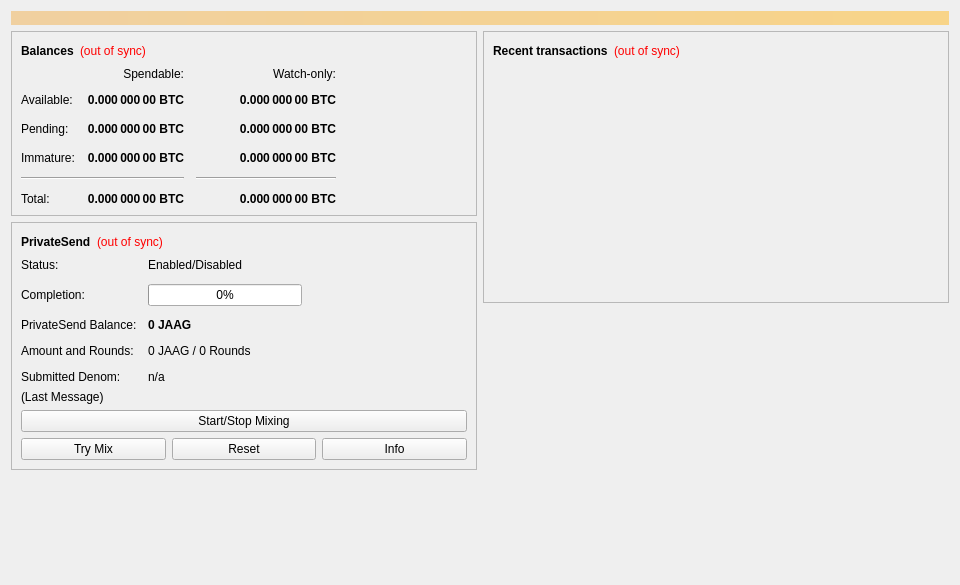
<?xml version="1.0" encoding="UTF-8"?>
<ui version="4.0">
 <class>OverviewPage</class>
 <widget class="QWidget" name="OverviewPage">
  <property name="geometry">
   <rect>
    <x>0</x>
    <y>0</y>
    <width>960</width>
    <height>585</height>
   </rect>
  </property>
  <property name="minimumSize">
   <size>
    <width>960</width>
    <height>0</height>
   </size>
  </property>
  <property name="windowTitle">
   <string>Form</string>
  </property>
  <layout class="QVBoxLayout" name="topLayout">
   <item>
    <widget class="QLabel" name="labelAlerts">
     <property name="visible">
      <bool>false</bool>
     </property>
     <property name="styleSheet">
      <string notr="true">QLabel { background-color: qlineargradient(x1: 0, y1: 0, x2: 1, y2: 0, stop:0 #F0D0A0, stop:1 #F8D488); color:#000000; }</string>
     </property>
     <property name="wordWrap">
      <bool>true</bool>
     </property>
     <property name="margin">
      <number>3</number>
     </property>
     <property name="textInteractionFlags">
      <set>Qt::TextSelectableByMouse</set>
     </property>
    </widget>
   </item>
   <item>
    <layout class="QHBoxLayout" name="horizontalLayout" stretch="1,1">
     <item>
      <layout class="QVBoxLayout" name="verticalLayout_2">
       <item>
        <widget class="QFrame" name="frame">
         <property name="frameShape">
          <enum>QFrame::StyledPanel</enum>
         </property>
         <property name="frameShadow">
          <enum>QFrame::Raised</enum>
         </property>
         <layout class="QVBoxLayout" name="verticalLayout_4">
          <item>
           <layout class="QHBoxLayout" name="horizontalLayout_4">
            <item>
             <widget class="QLabel" name="label_5">
              <property name="font">
               <font>
                <weight>75</weight>
                <bold>true</bold>
               </font>
              </property>
              <property name="text">
               <string>Balances</string>
              </property>
             </widget>
            </item>
            <item>
             <widget class="QLabel" name="labelWalletStatus">
              <property name="toolTip">
               <string>The displayed information may be out of date. Your wallet automatically synchronizes with the Jaag network after a connection is established, but this process has not completed yet.</string>
              </property>
              <property name="styleSheet">
               <string notr="true">QLabel { color: red; }</string>
              </property>
              <property name="text">
               <string notr="true">(out of sync)</string>
              </property>
              <property name="alignment">
               <set>Qt::AlignLeading|Qt::AlignLeft|Qt::AlignVCenter</set>
              </property>
             </widget>
            </item>
            <item>
             <spacer name="horizontalSpacer_3">
              <property name="orientation">
               <enum>Qt::Horizontal</enum>
              </property>
              <property name="sizeHint" stdset="0">
               <size>
                <width>40</width>
                <height>20</height>
               </size>
              </property>
             </spacer>
            </item>
           </layout>
          </item>
          <item>
           <layout class="QGridLayout" name="gridLayout">
            <property name="spacing">
             <number>12</number>
            </property>
            <item row="2" column="2">
             <widget class="QLabel" name="labelWatchPending">
              <property name="font">
               <font>
                <weight>75</weight>
                <bold>true</bold>
               </font>
              </property>
              <property name="cursor">
               <cursorShape>IBeamCursor</cursorShape>
              </property>
              <property name="toolTip">
               <string>Unconfirmed transactions to watch-only addresses</string>
              </property>
              <property name="text">
               <string notr="true">0.000 000 00 BTC</string>
              </property>
              <property name="alignment">
               <set>Qt::AlignRight|Qt::AlignTrailing|Qt::AlignVCenter</set>
              </property>
              <property name="textInteractionFlags">
               <set>Qt::LinksAccessibleByMouse|Qt::TextSelectableByKeyboard|Qt::TextSelectableByMouse</set>
              </property>
             </widget>
            </item>
            <item row="2" column="1">
             <widget class="QLabel" name="labelUnconfirmed">
              <property name="font">
               <font>
                <weight>75</weight>
                <bold>true</bold>
               </font>
              </property>
              <property name="cursor">
               <cursorShape>IBeamCursor</cursorShape>
              </property>
              <property name="toolTip">
               <string>Total of transactions that have yet to be confirmed, and do not yet count toward the spendable balance</string>
              </property>
              <property name="text">
               <string notr="true">0.000 000 00 BTC</string>
              </property>
              <property name="alignment">
               <set>Qt::AlignRight|Qt::AlignTrailing|Qt::AlignVCenter</set>
              </property>
              <property name="textInteractionFlags">
               <set>Qt::LinksAccessibleByMouse|Qt::TextSelectableByKeyboard|Qt::TextSelectableByMouse</set>
              </property>
             </widget>
            </item>
            <item row="3" column="2">
             <widget class="QLabel" name="labelWatchImmature">
              <property name="font">
               <font>
                <weight>75</weight>
                <bold>true</bold>
               </font>
              </property>
              <property name="cursor">
               <cursorShape>IBeamCursor</cursorShape>
              </property>
              <property name="toolTip">
               <string>Mined balance in watch-only addresses that has not yet matured</string>
              </property>
              <property name="text">
               <string notr="true">0.000 000 00 BTC</string>
              </property>
              <property name="alignment">
               <set>Qt::AlignRight|Qt::AlignTrailing|Qt::AlignVCenter</set>
              </property>
              <property name="textInteractionFlags">
               <set>Qt::LinksAccessibleByMouse|Qt::TextSelectableByKeyboard|Qt::TextSelectableByMouse</set>
              </property>
             </widget>
            </item>
            <item row="4" column="0" colspan="2">
             <widget class="Line" name="lineSpendableBalance">
              <property name="orientation">
               <enum>Qt::Horizontal</enum>
              </property>
             </widget>
            </item>
            <item row="4" column="2">
             <widget class="Line" name="lineWatchBalance">
              <property name="sizePolicy">
               <sizepolicy hsizetype="Preferred" vsizetype="Fixed">
                <horstretch>0</horstretch>
                <verstretch>0</verstretch>
               </sizepolicy>
              </property>
              <property name="minimumSize">
               <size>
                <width>140</width>
                <height>0</height>
               </size>
              </property>
              <property name="orientation">
               <enum>Qt::Horizontal</enum>
              </property>
             </widget>
            </item>
            <item row="5" column="0">
             <widget class="QLabel" name="labelTotalText">
              <property name="text">
               <string>Total:</string>
              </property>
             </widget>
            </item>
            <item row="3" column="1">
             <widget class="QLabel" name="labelImmature">
              <property name="font">
               <font>
                <weight>75</weight>
                <bold>true</bold>
               </font>
              </property>
              <property name="cursor">
               <cursorShape>IBeamCursor</cursorShape>
              </property>
              <property name="toolTip">
               <string>Mined balance that has not yet matured</string>
              </property>
              <property name="text">
               <string notr="true">0.000 000 00 BTC</string>
              </property>
              <property name="alignment">
               <set>Qt::AlignRight|Qt::AlignTrailing|Qt::AlignVCenter</set>
              </property>
              <property name="textInteractionFlags">
               <set>Qt::LinksAccessibleByMouse|Qt::TextSelectableByKeyboard|Qt::TextSelectableByMouse</set>
              </property>
             </widget>
            </item>
            <item row="2" column="3">
             <spacer name="horizontalSpacer_2">
              <property name="orientation">
               <enum>Qt::Horizontal</enum>
              </property>
              <property name="sizeHint" stdset="0">
               <size>
                <width>40</width>
                <height>20</height>
               </size>
              </property>
             </spacer>
            </item>
            <item row="3" column="0">
             <widget class="QLabel" name="labelImmatureText">
              <property name="text">
               <string>Immature:</string>
              </property>
             </widget>
            </item>
            <item row="5" column="1">
             <widget class="QLabel" name="labelTotal">
              <property name="font">
               <font>
                <weight>75</weight>
                <bold>true</bold>
               </font>
              </property>
              <property name="cursor">
               <cursorShape>IBeamCursor</cursorShape>
              </property>
              <property name="toolTip">
               <string>Your current total balance</string>
              </property>
              <property name="text">
               <string notr="true">0.000 000 00 BTC</string>
              </property>
              <property name="alignment">
               <set>Qt::AlignRight|Qt::AlignTrailing|Qt::AlignVCenter</set>
              </property>
              <property name="textInteractionFlags">
               <set>Qt::LinksAccessibleByMouse|Qt::TextSelectableByKeyboard|Qt::TextSelectableByMouse</set>
              </property>
             </widget>
            </item>
            <item row="5" column="2">
             <widget class="QLabel" name="labelWatchTotal">
              <property name="font">
               <font>
                <weight>75</weight>
                <bold>true</bold>
               </font>
              </property>
              <property name="cursor">
               <cursorShape>IBeamCursor</cursorShape>
              </property>
              <property name="toolTip">
               <string>Current total balance in watch-only addresses</string>
              </property>
              <property name="text">
               <string notr="true">0.000 000 00 BTC</string>
              </property>
              <property name="alignment">
               <set>Qt::AlignRight|Qt::AlignTrailing|Qt::AlignVCenter</set>
              </property>
              <property name="textInteractionFlags">
               <set>Qt::LinksAccessibleByMouse|Qt::TextSelectableByKeyboard|Qt::TextSelectableByMouse</set>
              </property>
             </widget>
            </item>
            <item row="0" column="2">
             <widget class="QLabel" name="labelWatchonly">
              <property name="text">
               <string>Watch-only:</string>
              </property>
              <property name="alignment">
               <set>Qt::AlignRight|Qt::AlignTrailing|Qt::AlignVCenter</set>
              </property>
             </widget>
            </item>
            <item row="1" column="0">
             <widget class="QLabel" name="labelBalanceText">
              <property name="text">
               <string>Available:</string>
              </property>
             </widget>
            </item>
            <item row="1" column="1">
             <widget class="QLabel" name="labelBalance">
              <property name="font">
               <font>
                <weight>75</weight>
                <bold>true</bold>
               </font>
              </property>
              <property name="cursor">
               <cursorShape>IBeamCursor</cursorShape>
              </property>
              <property name="toolTip">
               <string>Your current spendable balance</string>
              </property>
              <property name="text">
               <string notr="true">0.000 000 00 BTC</string>
              </property>
              <property name="alignment">
               <set>Qt::AlignRight|Qt::AlignTrailing|Qt::AlignVCenter</set>
              </property>
              <property name="textInteractionFlags">
               <set>Qt::LinksAccessibleByMouse|Qt::TextSelectableByKeyboard|Qt::TextSelectableByMouse</set>
              </property>
             </widget>
            </item>
            <item row="1" column="2">
             <widget class="QLabel" name="labelWatchAvailable">
              <property name="font">
               <font>
                <weight>75</weight>
                <bold>true</bold>
               </font>
              </property>
              <property name="cursor">
               <cursorShape>IBeamCursor</cursorShape>
              </property>
              <property name="toolTip">
               <string>Your current balance in watch-only addresses</string>
              </property>
              <property name="text">
               <string notr="true">0.000 000 00 BTC</string>
              </property>
              <property name="alignment">
               <set>Qt::AlignRight|Qt::AlignTrailing|Qt::AlignVCenter</set>
              </property>
              <property name="textInteractionFlags">
               <set>Qt::LinksAccessibleByMouse|Qt::TextSelectableByKeyboard|Qt::TextSelectableByMouse</set>
              </property>
             </widget>
            </item>
            <item row="2" column="0">
             <widget class="QLabel" name="labelPendingText">
              <property name="text">
               <string>Pending:</string>
              </property>
             </widget>
            </item>
            <item row="0" column="1">
             <widget class="QLabel" name="labelSpendable">
              <property name="text">
               <string>Spendable:</string>
              </property>
              <property name="alignment">
               <set>Qt::AlignRight|Qt::AlignTrailing|Qt::AlignVCenter</set>
              </property>
             </widget>
            </item>
           </layout>
          </item>
         </layout>
        </widget>
       </item>
       <item>
        <widget class="QFrame" name="framePrivateSend">
         <property name="layoutDirection">
          <enum>Qt::LeftToRight</enum>
         </property>
         <property name="frameShape">
          <enum>QFrame::StyledPanel</enum>
         </property>
         <property name="frameShadow">
          <enum>QFrame::Raised</enum>
         </property>
         <layout class="QVBoxLayout" name="VerticalLayout_PS1">
          <item>
           <layout class="QHBoxLayout" name="horizontalLayout_5">
            <item>
             <widget class="QLabel" name="labelPrivateSendHeader">
              <property name="font">
               <font>
                <weight>75</weight>
                <bold>true</bold>
               </font>
              </property>
              <property name="text">
               <string>PrivateSend</string>
              </property>
             </widget>
            </item>
            <item>
             <widget class="QLabel" name="labelPrivateSendSyncStatus">
              <property name="toolTip">
               <string>The displayed information may be out of date. Your wallet automatically synchronizes with the Jaag network after a connection is established, but this process has not completed yet.</string>
              </property>
              <property name="styleSheet">
               <string notr="true">QLabel { color: red; }</string>
              </property>
              <property name="text">
               <string notr="true">(out of sync)</string>
              </property>
              <property name="alignment">
               <set>Qt::AlignLeading|Qt::AlignLeft|Qt::AlignVCenter</set>
              </property>
             </widget>
            </item>
            <item>
             <spacer name="horizontalSpacer_4">
              <property name="orientation">
               <enum>Qt::Horizontal</enum>
              </property>
              <property name="sizeHint" stdset="0">
               <size>
                <width>40</width>
                <height>20</height>
               </size>
              </property>
             </spacer>
            </item>
           </layout>
          </item>
          <item>
           <layout class="QFormLayout" name="privateSendFormLayout">
            <property name="fieldGrowthPolicy">
             <enum>QFormLayout::AllNonFixedFieldsGrow</enum>
            </property>
            <property name="horizontalSpacing">
             <number>11</number>
            </property>
            <property name="verticalSpacing">
             <number>12</number>
            </property>
            <item row="0" column="0">
             <widget class="QLabel" name="labelPrivateSendEnabledText">
              <property name="text">
               <string>Status:</string>
              </property>
             </widget>
            </item>
            <item row="0" column="1">
             <widget class="QLabel" name="labelPrivateSendEnabled">
              <property name="text">
               <string>Enabled/Disabled</string>
              </property>
             </widget>
            </item>
            <item row="1" column="0">
             <widget class="QLabel" name="labelCompletitionText">
              <property name="text">
               <string>Completion:</string>
              </property>
             </widget>
            </item>
            <item row="1" column="1">
             <widget class="QProgressBar" name="privateSendProgress">
              <property name="maximumSize">
               <size>
                <width>154</width>
                <height>16777215</height>
               </size>
              </property>
              <property name="value">
               <number>0</number>
              </property>
             </widget>
            </item>
            <item row="2" column="0">
             <widget class="QLabel" name="labelAnonymizedText">
              <property name="text">
               <string>PrivateSend Balance:</string>
              </property>
             </widget>
            </item>
            <item row="2" column="1">
             <widget class="QLabel" name="labelAnonymized">
              <property name="font">
               <font>
                <weight>75</weight>
                <bold>true</bold>
               </font>
              </property>
              <property name="text">
               <string notr="true">0 JAAG</string>
              </property>
             </widget>
            </item>
            <item row="3" column="0">
             <widget class="QLabel" name="labelAmountAndRoundsText">
              <property name="text">
               <string>Amount and Rounds:</string>
              </property>
             </widget>
            </item>
            <item row="3" column="1">
             <widget class="QLabel" name="labelAmountRounds">
              <property name="text">
               <string>0 JAAG / 0 Rounds</string>
              </property>
             </widget>
            </item>
            <item row="4" column="0">
             <widget class="QLabel" name="labelSubmittedDenomText">
              <property name="text">
               <string>Submitted Denom:</string>
              </property>
             </widget>
            </item>
            <item row="4" column="1">
             <widget class="QLabel" name="labelSubmittedDenom">
              <property name="toolTip">
               <string>The denominations you submitted to the Masternode.&lt;br&gt;To mix, other users must submit the exact same denominations.</string>
              </property>
              <property name="text">
               <string>n/a</string>
              </property>
             </widget>
            </item>
           </layout>
          </item>
          <item>
           <layout class="QVBoxLayout" name="VerticalLayout_PS">
            <item>
             <widget class="QLabel" name="labelPrivateSendLastMessage">
              <property name="text">
               <string>(Last Message)</string>
              </property>
              <property name="alignment">
               <set>Qt::AlignLeading|Qt::AlignLeft|Qt::AlignTop</set>
              </property>
              <property name="wordWrap">
               <bool>true</bool>
              </property>
             </widget>
            </item>
            <item>
             <widget class="QPushButton" name="togglePrivateSend">
              <property name="sizePolicy">
               <sizepolicy hsizetype="MinimumExpanding" vsizetype="Fixed">
                <horstretch>0</horstretch>
                <verstretch>0</verstretch>
               </sizepolicy>
              </property>
              <property name="text">
               <string>Start/Stop Mixing</string>
              </property>
             </widget>
            </item>
            <item>
             <layout class="QHBoxLayout" name="horizontalLayout_debugbuttons">
              <item>
               <widget class="QPushButton" name="privateSendAuto">
                <property name="sizePolicy">
                 <sizepolicy hsizetype="MinimumExpanding" vsizetype="Fixed">
                  <horstretch>0</horstretch>
                  <verstretch>0</verstretch>
                 </sizepolicy>
                </property>
                <property name="toolTip">
                 <string>Try to manually submit a PrivateSend request.</string>
                </property>
                <property name="text">
                 <string>Try Mix</string>
                </property>
               </widget>
              </item>
              <item>
               <widget class="QPushButton" name="privateSendReset">
                <property name="sizePolicy">
                 <sizepolicy hsizetype="MinimumExpanding" vsizetype="Fixed">
                  <horstretch>0</horstretch>
                  <verstretch>0</verstretch>
                 </sizepolicy>
                </property>
                <property name="toolTip">
                 <string>Reset the current status of PrivateSend (can interrupt PrivateSend if it's in the process of Mixing, which can cost you money!)</string>
                </property>
                <property name="autoFillBackground">
                 <bool>false</bool>
                </property>
                <property name="text">
                 <string>Reset</string>
                </property>
               </widget>
              </item>
              <item>
               <widget class="QPushButton" name="privateSendInfo">
                <property name="sizePolicy">
                 <sizepolicy hsizetype="MinimumExpanding" vsizetype="Fixed">
                  <horstretch>0</horstretch>
                  <verstretch>0</verstretch>
                 </sizepolicy>
                </property>
                <property name="toolTip">
                 <string>Information about PrivateSend and Mixing</string>
                </property>
                <property name="text">
                 <string>Info</string>
                </property>
               </widget>
              </item>
             </layout>
            </item>
           </layout>
          </item>
         </layout>
        </widget>
       </item>
       <item>
        <spacer name="verticalSpacer">
         <property name="orientation">
          <enum>Qt::Vertical</enum>
         </property>
         <property name="sizeHint" stdset="0">
          <size>
           <width>20</width>
           <height>40</height>
          </size>
         </property>
        </spacer>
       </item>
      </layout>
     </item>
     <item>
      <layout class="QVBoxLayout" name="verticalLayout_3">
       <item>
        <widget class="QFrame" name="frame_2">
         <property name="frameShape">
          <enum>QFrame::StyledPanel</enum>
         </property>
         <property name="frameShadow">
          <enum>QFrame::Raised</enum>
         </property>
         <layout class="QVBoxLayout" name="verticalLayout">
          <item>
           <layout class="QHBoxLayout" name="horizontalLayout_2">
            <item>
             <widget class="QLabel" name="label_4">
              <property name="font">
               <font>
                <weight>75</weight>
                <bold>true</bold>
               </font>
              </property>
              <property name="text">
               <string>Recent transactions</string>
              </property>
             </widget>
            </item>
            <item>
             <widget class="QLabel" name="labelTransactionsStatus">
              <property name="toolTip">
               <string>The displayed information may be out of date. Your wallet automatically synchronizes with the Jaag network after a connection is established, but this process has not completed yet.</string>
              </property>
              <property name="styleSheet">
               <string notr="true">QLabel { color: red; }</string>
              </property>
              <property name="text">
               <string notr="true">(out of sync)</string>
              </property>
              <property name="alignment">
               <set>Qt::AlignLeading|Qt::AlignLeft|Qt::AlignVCenter</set>
              </property>
             </widget>
            </item>
            <item>
             <spacer name="horizontalSpacer">
              <property name="orientation">
               <enum>Qt::Horizontal</enum>
              </property>
              <property name="sizeHint" stdset="0">
               <size>
                <width>40</width>
                <height>20</height>
               </size>
              </property>
             </spacer>
            </item>
           </layout>
          </item>
          <item>
           <widget class="QListView" name="listTransactions">
            <property name="styleSheet">
             <string notr="true">QListView { background: transparent; }</string>
            </property>
            <property name="frameShape">
             <enum>QFrame::NoFrame</enum>
            </property>
            <property name="verticalScrollBarPolicy">
             <enum>Qt::ScrollBarAlwaysOff</enum>
            </property>
            <property name="horizontalScrollBarPolicy">
             <enum>Qt::ScrollBarAlwaysOff</enum>
            </property>
            <property name="selectionMode">
             <enum>QAbstractItemView::NoSelection</enum>
            </property>
           </widget>
          </item>
         </layout>
        </widget>
       </item>
       <item>
        <spacer name="verticalSpacer_2">
         <property name="orientation">
          <enum>Qt::Vertical</enum>
         </property>
         <property name="sizeHint" stdset="0">
          <size>
           <width>20</width>
           <height>40</height>
          </size>
         </property>
        </spacer>
       </item>
      </layout>
     </item>
    </layout>
   </item>
  </layout>
 </widget>
 <resources/>
 <connections/>
</ui>
